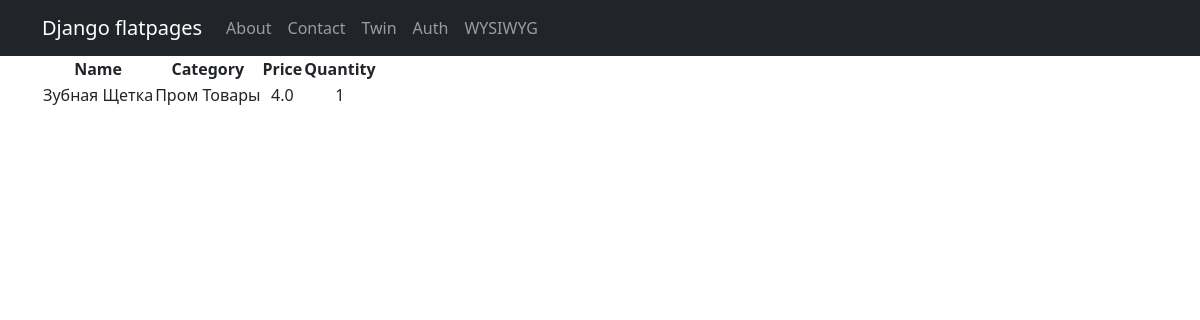
The page /products/1/ on the database its author committed.
### simpleapp/models.py (models this page shows, shortened)
class Product(models.Model):
    name = models.CharField(max_length=200)
    description = models.TextField()
    quantity = models.IntegerField(validators=[MinValueValidator(0, 'Quantity should be >= 0')])
    price = models.FloatField(validators=[MinValueValidator(0.0, 'Price should be >= 0.0')])
    category = models.ForeignKey('Category', on_delete=models.CASCADE)

class Category(models.Model):
    name = models.CharField(max_length=200)

### simpleapp/views.py (the view)
# urls.py: path('<int:pk>/', ProductDetailView.as_view(), name='product_detail'),
class ProductDetailView(DetailView):
    template_name = 'sample_app/product_detail.html'
    queryset = Product.objects.all()

### templates/sample_app/product_detail.html (shortened to what this page needs)
{% extends 'flatpages/default.html' %}
{% block content %}
<table>
    <thead>
        <th>
            Name
        </th>
        <th>
            Category
        </th>
        <th>
            Price
        </th>
        <th>
            Quantity
        </th>
    </thead>
    <tr>
        <td>
            {{ product.name|title }}
        </td>
        <td>
            {{ product.category.name|title }}
        </td>
        <td>
            {{ product.price }}
        </td>
        <td>
            {{ product.quantity }}
        </td>
    </tr>
</table>
{% endblock content %}

### rows shown on the page
Product: name "Зубная Щетка", category.name "Пром Товары", price "4.0", quantity "1"
